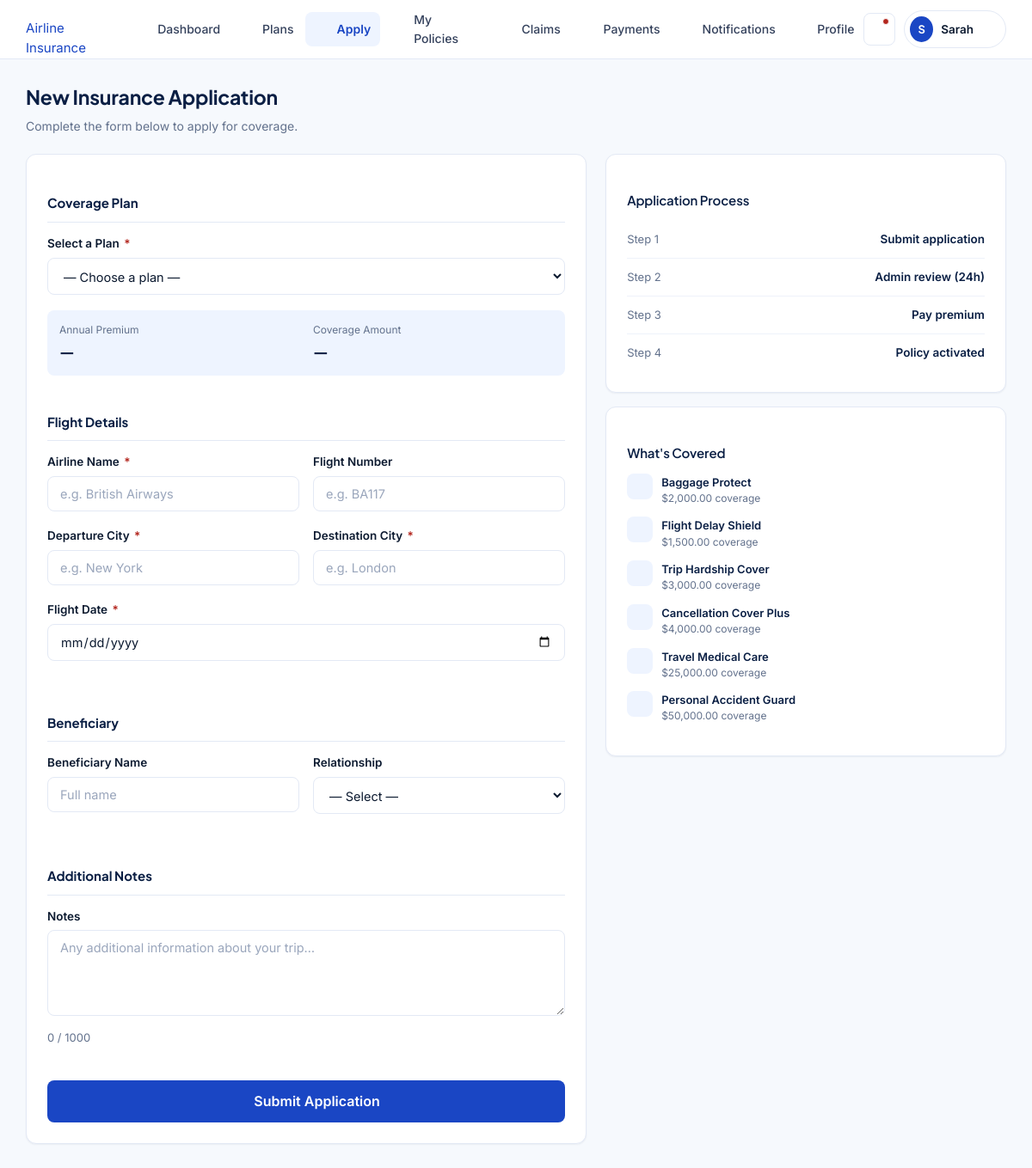
Screenshot of /customer/apply.php (signed in) with the database file from the repository.
### tables this page shows
CREATE TABLE users (
    id INT AUTO_INCREMENT PRIMARY KEY,
    full_name VARCHAR(100) NOT NULL,
    email VARCHAR(150) NOT NULL UNIQUE,
    phone VARCHAR(20) DEFAULT NULL,
    password_hash VARCHAR(255) NOT NULL,
    role ENUM('customer','admin') NOT NULL DEFAULT 'customer',
    status ENUM('active','suspended') NOT NULL DEFAULT 'active',
    failed_attempts INT NOT NULL DEFAULT 0,
    locked_until DATETIME DEFAULT NULL,
    last_login DATETIME DEFAULT NULL,
    created_at TIMESTAMP DEFAULT CURRENT_TIMESTAMP,
    updated_at TIMESTAMP DEFAULT CURRENT_TIMESTAMP ON UPDATE CURRENT_TIMESTAMP
);

CREATE TABLE policy_plans (
    id INT AUTO_INCREMENT PRIMARY KEY,
    plan_code VARCHAR(20) NOT NULL UNIQUE,
    category ENUM('flight_delay','flight_cancellation','lost_baggage','personal_accident','medical_emergency','other') NOT NULL,
    plan_name VARCHAR(120) NOT NULL,
    description TEXT,
    coverage_amount DECIMAL(12,2) NOT NULL,
    premium_amount DECIMAL(10,2) NOT NULL,
    duration_days INT NOT NULL DEFAULT 365,
    status ENUM('active','inactive') NOT NULL DEFAULT 'active',
    created_at TIMESTAMP DEFAULT CURRENT_TIMESTAMP,
    updated_at TIMESTAMP DEFAULT CURRENT_TIMESTAMP ON UPDATE CURRENT_TIMESTAMP
);

### includes/auth.php (called while the page is built, shortened)
<?php
require_once __DIR__.'/../config/database.php';
function is_logged_in(){ return !empty($_SESSION['uid']); }
function current_uid(){ return isset($_SESSION['uid'])?(int)$_SESSION['uid']:null; }
function current_user(){
    $s=db()->prepare('SELECT id,full_name,email,phone,role,status,last_login,created_at FROM users WHERE id=? LIMIT 1');
    $s->execute(array(current_uid())); $u=$s->fetch(); return $u;
}

### config/database.php (called while the page is built, shortened)
<?php
function db(){
    static $pdo=null;
    if($pdo instanceof PDO) return $pdo;
    $dsn='mysql:host='.DB_HOST.';dbname='.DB_NAME.';charset='.DB_CHARSET;
    try{
        $pdo=new PDO($dsn,DB_USER,DB_PASS,array(
            PDO::ATTR_ERRMODE=>PDO::ERRMODE_EXCEPTION,
            PDO::ATTR_DEFAULT_FETCH_MODE=>PDO::FETCH_ASSOC,
            PDO::ATTR_EMULATE_PREPARES=>false));
    }catch(PDOException $e){
        error_log('DB connect failed: '.$e->getMessage());
        http_response_code(500);
        die('<!DOCTYPE html><html><head><title>DB Error</title><style>body{font-family:Arial,sans-serif;background:#f4f7fc;display:flex;align-items:center;justify-content:center;height:100vh;margin:0}.box{text-align:center;padding:40px;background:#fff;border-radius:12px;max-width:460px;box-shadow:0 4px 20px rgba(0,0,0,.08)}h2{color:#0a1f44}p{color:#62718c}</style></head><body><div class="box"><h2>Database Unavailable</h2><p>Please ensure MySQL is running in XAMPP and that you have imported <code>database/schema.sql</code> into phpMyAdmin.</p></div></body></html>');
    }
    return $pdo;
}

### includes/functions.php (called while the page is built, shortened)
<?php
function e($v){ return htmlspecialchars((string)$v,ENT_QUOTES,'UTF-8'); }
function old($k,$d=''){ return isset($_SESSION['old'][$k])?e($_SESSION['old'][$k]):e($d); }
function format_money($a){ return '$'.number_format((float)$a,2); }
function category_icon($c){
    $m=array('flight_delay'=>'clock','flight_cancellation'=>'x-circle','lost_baggage'=>'suitcase','personal_accident'=>'user-shield','medical_emergency'=>'heart-pulse','other'=>'alert-triangle');
    return isset($m[$c])?$m[$c]:'shield';
}
function unread_count($uid){
    $s=db()->prepare('SELECT COUNT(*) FROM notifications WHERE user_id=? AND is_read=0');
    $s->execute(array($uid));
    return (int)$s->fetchColumn();
}

### customer/apply.php (the view, shortened to what this page needs)
<?php
require_once __DIR__.'/../includes/customer_layout.php';
$pdo=db(); $uid=current_uid();
$plans=$pdo->query('SELECT * FROM policy_plans WHERE status="active" ORDER BY premium_amount ASC')->fetchAll();
render_customer_header('apply');
?>
<div class="page-head">
  <div><h2>New Insurance Application</h2><p>Complete the form below to apply for coverage.</p></div>
</div>
<div style="display:grid;grid-template-columns:1.4fr 1fr;gap:22px">
<div>
<form method="post" action="" novalidate>
<div class="card card-pad">
  <fieldset>
    <legend><?=icon('briefcase')?> Coverage Plan</legend>
    <div class="field">
      <label for="plan_id">Select a Plan <span class="req">*</span></label>
      <select id="plan_id" name="plan_id" required>
        <option value="">— Choose a plan —</option>
      </select>
    </div>
    <div style="display:grid;grid-template-columns:1fr 1fr;gap:16px;padding:14px;background:var(--blue-50);border-radius:var(--r-sm)">
      <div><div style="font-size:12px;color:var(--ink-500);margin-bottom:2px">Annual Premium</div><div style="font-family:var(--font-d);font-size:18px;font-weight:700;color:var(--navy-900)" id="premium_display">—</div></div>
      <div><div style="font-size:12px;color:var(--ink-500);margin-bottom:2px">Coverage Amount</div><div style="font-family:var(--font-d);font-size:18px;font-weight:700;color:var(--navy-900)" id="coverage_display">—</div></div>
    </div>
  </fieldset>
  <fieldset>
    <legend><?=icon('plane')?> Flight Details</legend>
    <div class="form-grid">
      <div class="field"><label for="airline_name">Airline Name <span class="req">*</span></label><input type="text" id="airline_name" name="airline_name" value="<?=old('airline_name')?>" placeholder="e.g. British Airways" required></div>
      <div class="field"><label for="flight_number">Flight Number</label><input type="text" id="flight_number" name="flight_number" value="<?=old('flight_number')?>" placeholder="e.g. BA117"></div>
    </div>
    <div class="form-grid">
      <div class="field"><label for="departure_city">Departure City <span class="req">*</span></label><input type="text" id="departure_city" name="departure_city" value="<?=old('departure_city')?>" placeholder="e.g. New York" required></div>
      <div class="field"><label for="destination_city">Destination City <span class="req">*</span></label><input type="text" id="destination_city" name="destination_city" value="<?=old('destination_city')?>" placeholder="e.g. London" required></div>
    </div>
    <div class="field"><label for="flight_date">Flight Date <span class="req">*</span></label><input type="date" id="flight_date" name="flight_date" value="<?=old('flight_date')?>" required min="<?=date('Y-m-d')?>"></div>
  </fieldset>
  <fieldset>
    <legend><?=icon('user')?> Beneficiary</legend>
    <div class="form-grid">
      <div class="field"><label for="beneficiary_name">Beneficiary Name</label><input type="text" id="beneficiary_name" name="beneficiary_name" value="<?=old('beneficiary_name')?>" placeholder="Full name"></div>
      <div class="field"><label for="beneficiary_relationship">Relationship</label>
        <select id="beneficiary_relationship" name="beneficiary_relationship">
          <option value="">— Select —</option>
        </select>
      </div>
    </div>
  </fieldset>
  <fieldset>
    <legend><?=icon('file-text')?> Additional Notes</legend>
    <div class="field"><label for="notes">Notes</label><textarea id="notes" name="notes" placeholder="Any additional information about your trip…" maxlength="1000"><?=old('notes')?></textarea></div>
  </fieldset>
  <button type="submit" class="btn btn-primary btn-block btn-lg"><?=icon('send')?> Submit Application</button>
</div>
</form>
</div>
<div>
  <div class="card card-pad" style="margin-bottom:16px">
    <h4 style="margin-bottom:14px"><?=icon('info')?> Application Process</h4>
    <div class="kv-list">
      <div class="kv-row"><span class="k">Step 1</span><span class="v">Submit application</span></div>
      <div class="kv-row"><span class="k">Step 2</span><span class="v">Admin review (24h)</span></div>
      <div class="kv-row"><span class="k">Step 3</span><span class="v">Pay premium</span></div>
      <div class="kv-row"><span class="k">Step 4</span><span class="v">Policy activated</span></div>
    </div>
  </div>
  <div class="card card-pad">
    <h4 style="margin-bottom:14px"><?=icon('shield')?> What's Covered</h4>
    <?php foreach($plans as $pl): ?>
    <div style="display:flex;gap:10px;align-items:flex-start;margin-bottom:12px">
      <div style="width:30px;height:30px;border-radius:var(--r-sm);background:var(--blue-50);color:var(--blue-600);display:flex;align-items:center;justify-content:center;flex-shrink:0"><?=icon(category_icon($pl['category']),'')?></div>
      <div><div style="font-size:13px;font-weight:600;color:var(--navy-900)"><?=e($pl['plan_name'])?></div><div style="font-size:12px;color:var(--ink-500)"><?=format_money($pl['coverage_amount'])?> coverage</div></div>
    </div>
    <?php endforeach; ?>
  </div>
</div>
</div>
<?php render_customer_footer(); ?>

### includes/customer_layout.php (shortened to what this page needs)
<?php
function render_customer_header($active='dashboard'){
    $u=current_user();
    $initials=strtoupper(substr($u['full_name'],0,1));
    $uc=unread_count($u['id']);
    $bu=BASE_URL;
    echo '<!DOCTYPE html>
<html lang="en">
<head>
<meta charset="UTF-8"><meta name="viewport" content="width=device-width,initial-scale=1">
<title>'.htmlspecialchars($GLOBALS['pageTitle']??'Dashboard',ENT_QUOTES).' — Airline Insurance</title>
<link rel="preconnect" href="https://fonts.googleapis.com">
<link href="https://fonts.googleapis.com/css2?family=Plus+Jakarta+Sans:wght@400;600;700&family=Inter:wght@400;500;600&display=swap" rel="stylesheet">
<link rel="stylesheet" href="'.$bu.'/assets/css/style.css">
<link rel="stylesheet" href="'.$bu.'/assets/css/customer.css">
</head>
<body>';
    $navLinks=array(
        'dashboard'=>array('icon'=>'home','label'=>'Dashboard','href'=>$bu.'/customer/dashboard.php'),
        'plans'=>array('icon'=>'briefcase','label'=>'Plans','href'=>$bu.'/customer/plans.php'),
        'apply'=>array('icon'=>'file-text','label'=>'Apply','href'=>$bu.'/customer/apply.php'),
        'policies'=>array('icon'=>'shield','label'=>'My Policies','href'=>$bu.'/customer/policies.php'),
        'claims'=>array('icon'=>'alert-triangle','label'=>'Claims','href'=>$bu.'/customer/claims.php'),
        'payments'=>array('icon'=>'credit-card','label'=>'Payments','href'=>$bu.'/customer/payments.php'),
        'notifications'=>array('icon'=>'bell','label'=>'Notifications','href'=>$bu.'/customer/notifications.php'),
        'profile'=>array('icon'=>'user','label'=>'Profile','href'=>$bu.'/customer/profile.php'),
    );
    echo '<div class="nav-overlay" id="nav-overlay"></div>
<header class="cust-topbar">
  <div class="topbar-inner">
    <div style="display:flex;align-items:center;gap:14px">
      <button class="ham-btn" id="ham-btn" aria-label="Toggle navigation" aria-expanded="false" aria-controls="cust-nav">'.icon('menu').'</button>
      <a href="'.$bu.'/" class="brand light">'.icon('shield').' Airline Insurance</a>
    </div>
    <nav class="cust-nav" id="cust-nav">';
    foreach($navLinks as $key=>$nl){
        $cls=$key===$active?'active':'';
        echo '<a href="'.htmlspecialchars($nl['href'],ENT_QUOTES).'" class="'.$cls.'">'.icon($nl['icon']).' '.htmlspecialchars($nl['label'],ENT_QUOTES).'</a>';
    }
    echo '</nav>
    <div class="topbar-right">
      <a href="'.$bu.'/customer/notifications.php" class="icon-btn notif-btn" aria-label="Notifications">'.icon('bell').($uc>0?'<span class="ndot"></span>':'').'</a>
      <div class="user-chip" id="user-chip">
        <div class="av">'.htmlspecialchars($initials,ENT_QUOTES).'</div>
        <span class="uname">'.htmlspecialchars(explode(' ',$u['full_name'])[0],ENT_QUOTES).'</span>
        '.icon('chevron-down').'
        <div class="dropdown" id="user-dropdown">
          <a href="'.$bu.'/customer/profile.php">'.icon('user').' Profile</a>
          <a href="'.$bu.'/customer/notifications.php">'.icon('bell').' Notifications'.($uc>0?' <span class="badge badge-active" style="margin-left:auto;padding:2px 7px">'.$uc.'</span>':'').'</a>
          <hr>
          <form method="post" action="'.$bu.'/auth/logout.php" style="margin:0">
            '.csrf_field().'
            <button type="submit">'.icon('logout').' Log Out</button>
          </form>
        </div>
      </div>
    </div>
  </div>
</header>
<main class="cust-main">';
}
function render_customer_footer(){
    echo '</main>';
    echo '<script src="'.BASE_URL.'/assets/js/app.js"></script></body></html>';
}

### includes/icons.php (shortened to what this page needs)
<?php
function icon($name,$cls=''){
    $c='class="icon '.htmlspecialchars($cls,ENT_QUOTES,'UTF-8').'" width="20" height="20" viewBox="0 0 24 24" fill="none" stroke="currentColor" stroke-width="1.8" stroke-linecap="round" stroke-linejoin="round" aria-hidden="true"';
    $body=isset($p[$name])?$p[$name]:$p['info'];
    return '<svg '.$c.'>'.$body.'</svg>';
}

### assets/css/style.css (style rules this page uses)
:root { --white:#fff;--blue-50:#eef4ff;--blue-100:#dde9ff;--blue-200:#b9d1ff; --blue-400:#4d7ef0;--blue-500:#2458e8;--blue-600:#1a46c4;--blue-700:#14379c; --navy-900:#0a1f44;--ink-900:#0c1a30;--ink-700:#34415c;--ink-500:#62718c; --ink-300:#9aa6bc;--line-200:#e3e9f5;--line-100:#eef2fa;--surface:#f6f9fd; --ok-600:#157a5a;--ok-50:#e9f7f1;--warn-600:#9a6b07;--warn-50:#fdf3df; --bad-600:#b3261e;--bad-50:#fdecec; --shadow-sm:0 1px 2px rgba(10,31,68,.06); --shadow-md:0 6px 20px rgba(10,31,68,.08); --shadow-lg:0 16px 40px rgba(10,31,68,.12); --r-sm:8px;--r-md:12px;--r-lg:18px;--r-pill:999px; --font-d:'Plus Jakarta Sans','Segoe UI',Arial,sans-serif; --font-b:'Inter','Segoe UI',Arial,sans-serif; }
* { box-sizing:border-box; }
html { -webkit-text-size-adjust:100%; }
body { margin:0;font-family:var(--font-b);color:var(--ink-900);background:var(--surface);font-size:15px;line-height:1.55;-webkit-font-smoothing:antialiased; }
h1,h2,h3,h4,h5 { font-family:var(--font-d);color:var(--navy-900);margin:0 0 8px;line-height:1.25;letter-spacing:-.01em; }
h2 { font-size:23px;font-weight:700; }
h4 { font-size:15px;font-weight:600; }
p { margin:0 0 12px;color:var(--ink-700); }
a { color:var(--blue-600);text-decoration:none; }
img,svg { display:block;max-width:100%; }
.icon { flex-shrink:0; }
button { font-family:inherit; }
.page-head { display:flex;align-items:flex-start;justify-content:space-between;gap:16px;flex-wrap:wrap;margin-bottom:22px; }
.page-head p { margin:4px 0 0;color:var(--ink-500);font-size:14px; }
.btn { display:inline-flex;align-items:center;justify-content:center;gap:8px;font-family:var(--font-b);font-size:14.5px;font-weight:600;padding:11px 20px;border-radius:var(--r-sm);border:1px solid transparent;cursor:pointer;transition:background-color .15s,color .15s,border-color .15s,box-shadow .15s;white-space:nowrap;line-height:1.2; }
.btn .icon { width:17px;height:17px; }
.btn-primary { background:var(--blue-600);color:var(--white); }
.btn-block { width:100%; }
.btn-lg { padding:14px 26px;font-size:16px; }
.icon-btn { display:inline-flex;align-items:center;justify-content:center;width:38px;height:38px;border-radius:var(--r-sm);border:1px solid var(--line-200);background:var(--white);color:var(--ink-700);cursor:pointer;transition:background-color .15s,border-color .15s; }
.field { margin-bottom:18px; }
.field label { display:block;font-size:13.5px;font-weight:600;color:var(--ink-900);margin-bottom:6px; }
.req { color:var(--bad-600);margin-left:2px; }
input[type=text],input[type=email],input[type=password],input[type=tel],input[type=number],input[type=date],select,textarea { width:100%;font-family:var(--font-b);font-size:14.5px;color:var(--ink-900);background:var(--white);border:1.5px solid var(--line-200);border-radius:var(--r-sm);padding:11px 14px;transition:border-color .15s,box-shadow .15s; }
textarea { resize:vertical;min-height:100px; }
input::placeholder,textarea::placeholder { color:var(--ink-300); }
.form-grid { display:grid;grid-template-columns:1fr 1fr;gap:0 16px; }
fieldset { border:none;padding:0;margin:0 0 22px; }
fieldset legend { font-family:var(--font-d);font-weight:700;font-size:15px;color:var(--navy-900);padding:0 0 10px;margin-bottom:14px;border-bottom:1px solid var(--line-200);width:100%; }
.card { background:var(--white);border:1px solid var(--line-200);border-radius:var(--r-md);box-shadow:var(--shadow-sm); }
.card-pad { padding:24px; }
.kv-list { display:flex;flex-direction:column; }
.kv-row { display:flex;justify-content:space-between;gap:12px;padding:11px 0;border-bottom:1px solid var(--line-100); }
.kv-row:last-child { border-bottom:none; }
.kv-row .k { font-size:13px;color:var(--ink-500); }
.kv-row .v { font-size:13.5px;font-weight:600;color:var(--navy-900);text-align:right; }

### rows the page displays
users: full_name "S", full_name "Sarah"
policy_plans: plan_name "Baggage Protect", coverage_amount "$2,000.00"
policy_plans: plan_name "Flight Delay Shield", coverage_amount "$1,500.00"
policy_plans: plan_name "Trip Hardship Cover", coverage_amount "$3,000.00"
policy_plans: plan_name "Cancellation Cover Plus", coverage_amount "$4,000.00"
policy_plans: plan_name "Travel Medical Care", coverage_amount "$25,000.00"
policy_plans: plan_name "Personal Accident Guard", coverage_amount "$50,000.00"

### other values shown
$nl['label'] "Dashboard"
$nl['label'] "Plans"
$nl['label'] "Apply"
$nl['label'] "My Policies"
$nl['label'] "Claims"
$nl['label'] "Payments"
$nl['label'] "Notifications"
$nl['label'] "Profile"
